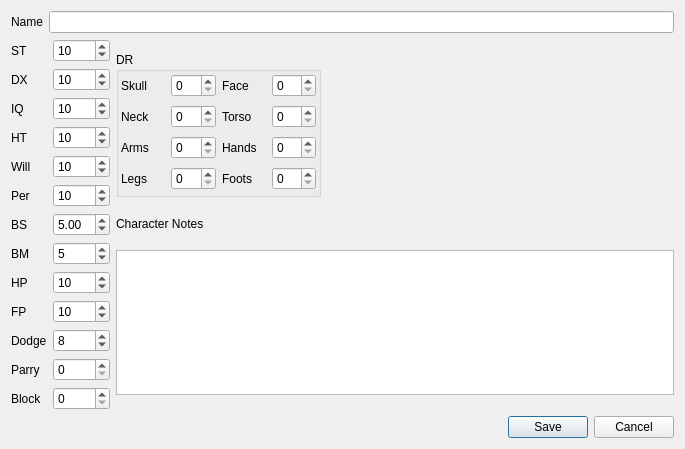
<?xml version="1.0" encoding="UTF-8"?>
<ui version="4.0">
 <class>CharacterEditor</class>
 <widget class="QDialog" name="CharacterEditor">
  <property name="geometry">
   <rect>
    <x>0</x>
    <y>0</y>
    <width>685</width>
    <height>417</height>
   </rect>
  </property>
  <property name="windowTitle">
   <string>Character editor</string>
  </property>
  <layout class="QVBoxLayout" name="verticalLayout_2">
   <property name="sizeConstraint">
    <enum>QLayout::SetDefaultConstraint</enum>
   </property>
   <item>
    <layout class="QHBoxLayout" name="horizontalLayout">
     <item>
      <widget class="QLabel" name="label_5">
       <property name="text">
        <string>Name</string>
       </property>
      </widget>
     </item>
     <item>
      <widget class="QLineEdit" name="leName"/>
     </item>
    </layout>
   </item>
   <item>
    <layout class="QHBoxLayout" name="horizontalLayout_2">
     <item>
      <layout class="QFormLayout" name="formLayout">
       <item row="0" column="0">
        <widget class="QLabel" name="label">
         <property name="text">
          <string>ST</string>
         </property>
        </widget>
       </item>
       <item row="0" column="1">
        <widget class="QSpinBox" name="sbST">
         <property name="value">
          <number>10</number>
         </property>
        </widget>
       </item>
       <item row="1" column="0">
        <widget class="QLabel" name="label_2">
         <property name="text">
          <string>DX</string>
         </property>
        </widget>
       </item>
       <item row="1" column="1">
        <widget class="QSpinBox" name="sbDX">
         <property name="value">
          <number>10</number>
         </property>
        </widget>
       </item>
       <item row="2" column="0">
        <widget class="QLabel" name="label_3">
         <property name="text">
          <string>IQ</string>
         </property>
        </widget>
       </item>
       <item row="2" column="1">
        <widget class="QSpinBox" name="sbIQ">
         <property name="value">
          <number>10</number>
         </property>
        </widget>
       </item>
       <item row="3" column="0">
        <widget class="QLabel" name="label_4">
         <property name="text">
          <string>HT</string>
         </property>
        </widget>
       </item>
       <item row="3" column="1">
        <widget class="QSpinBox" name="sbHT">
         <property name="value">
          <number>10</number>
         </property>
        </widget>
       </item>
       <item row="4" column="0">
        <widget class="QLabel" name="label_9">
         <property name="text">
          <string>Will</string>
         </property>
        </widget>
       </item>
       <item row="4" column="1">
        <widget class="QSpinBox" name="sbWill">
         <property name="value">
          <number>10</number>
         </property>
        </widget>
       </item>
       <item row="5" column="0">
        <widget class="QLabel" name="label_10">
         <property name="text">
          <string>Per</string>
         </property>
        </widget>
       </item>
       <item row="5" column="1">
        <widget class="QSpinBox" name="sbPer">
         <property name="value">
          <number>10</number>
         </property>
        </widget>
       </item>
       <item row="6" column="0">
        <widget class="QLabel" name="label_11">
         <property name="text">
          <string>BS</string>
         </property>
        </widget>
       </item>
       <item row="6" column="1">
        <widget class="QDoubleSpinBox" name="sbBS">
         <property name="singleStep">
          <double>0.250000000000000</double>
         </property>
         <property name="value">
          <double>5.000000000000000</double>
         </property>
        </widget>
       </item>
       <item row="7" column="0">
        <widget class="QLabel" name="label_12">
         <property name="text">
          <string>BM</string>
         </property>
        </widget>
       </item>
       <item row="7" column="1">
        <widget class="QSpinBox" name="sbBM">
         <property name="value">
          <number>5</number>
         </property>
        </widget>
       </item>
       <item row="8" column="0">
        <widget class="QLabel" name="label_6">
         <property name="text">
          <string>HP</string>
         </property>
        </widget>
       </item>
       <item row="8" column="1">
        <widget class="QSpinBox" name="sbHP">
         <property name="value">
          <number>10</number>
         </property>
        </widget>
       </item>
       <item row="9" column="0">
        <widget class="QLabel" name="label_7">
         <property name="text">
          <string>FP</string>
         </property>
        </widget>
       </item>
       <item row="9" column="1">
        <widget class="QSpinBox" name="sbFP">
         <property name="value">
          <number>10</number>
         </property>
        </widget>
       </item>
       <item row="10" column="0">
        <widget class="QLabel" name="label_13">
         <property name="text">
          <string>Dodge</string>
         </property>
        </widget>
       </item>
       <item row="10" column="1">
        <widget class="QSpinBox" name="sbDodge">
         <property name="value">
          <number>8</number>
         </property>
        </widget>
       </item>
       <item row="11" column="0">
        <widget class="QLabel" name="label_14">
         <property name="text">
          <string>Parry</string>
         </property>
        </widget>
       </item>
       <item row="11" column="1">
        <widget class="QSpinBox" name="sbParry"/>
       </item>
       <item row="12" column="0">
        <widget class="QLabel" name="label_15">
         <property name="text">
          <string>Block</string>
         </property>
        </widget>
       </item>
       <item row="12" column="1">
        <widget class="QSpinBox" name="sbBlock"/>
       </item>
      </layout>
     </item>
     <item>
      <layout class="QVBoxLayout" name="verticalLayout">
       <item>
        <widget class="QGroupBox" name="groupBox">
         <property name="sizePolicy">
          <sizepolicy hsizetype="Preferred" vsizetype="Preferred">
           <horstretch>0</horstretch>
           <verstretch>0</verstretch>
          </sizepolicy>
         </property>
         <property name="minimumSize">
          <size>
           <width>205</width>
           <height>145</height>
          </size>
         </property>
         <property name="maximumSize">
          <size>
           <width>205</width>
           <height>145</height>
          </size>
         </property>
         <property name="title">
          <string>DR</string>
         </property>
         <layout class="QGridLayout" name="gridLayout">
          <property name="leftMargin">
           <number>2</number>
          </property>
          <property name="topMargin">
           <number>0</number>
          </property>
          <property name="rightMargin">
           <number>2</number>
          </property>
          <property name="bottomMargin">
           <number>0</number>
          </property>
          <item row="0" column="0">
           <widget class="QLabel" name="label_16">
            <property name="text">
             <string>Skull</string>
            </property>
           </widget>
          </item>
          <item row="0" column="1">
           <widget class="QSpinBox" name="sbDrSkull"/>
          </item>
          <item row="0" column="2">
           <widget class="QLabel" name="label_17">
            <property name="text">
             <string>Face</string>
            </property>
           </widget>
          </item>
          <item row="0" column="3">
           <widget class="QSpinBox" name="sbDrFace"/>
          </item>
          <item row="1" column="0">
           <widget class="QLabel" name="label_18">
            <property name="frameShape">
             <enum>QFrame::NoFrame</enum>
            </property>
            <property name="text">
             <string>Neck</string>
            </property>
           </widget>
          </item>
          <item row="1" column="1">
           <widget class="QSpinBox" name="sbDrNeck"/>
          </item>
          <item row="1" column="2">
           <widget class="QLabel" name="label_19">
            <property name="text">
             <string>Torso</string>
            </property>
           </widget>
          </item>
          <item row="1" column="3">
           <widget class="QSpinBox" name="sbDrTorso"/>
          </item>
          <item row="2" column="0">
           <widget class="QLabel" name="label_20">
            <property name="text">
             <string>Arms</string>
            </property>
           </widget>
          </item>
          <item row="2" column="1">
           <widget class="QSpinBox" name="sbDrArms"/>
          </item>
          <item row="2" column="2">
           <widget class="QLabel" name="label_22">
            <property name="text">
             <string>Hands</string>
            </property>
           </widget>
          </item>
          <item row="2" column="3">
           <widget class="QSpinBox" name="sbDrHands"/>
          </item>
          <item row="3" column="0">
           <widget class="QLabel" name="label_21">
            <property name="text">
             <string>Legs</string>
            </property>
           </widget>
          </item>
          <item row="3" column="1">
           <widget class="QSpinBox" name="sbDrLegs"/>
          </item>
          <item row="3" column="2">
           <widget class="QLabel" name="label_23">
            <property name="text">
             <string>Foots</string>
            </property>
           </widget>
          </item>
          <item row="3" column="3">
           <widget class="QSpinBox" name="sbDrFoots"/>
          </item>
         </layout>
        </widget>
       </item>
       <item>
        <widget class="QLabel" name="label_27">
         <property name="sizePolicy">
          <sizepolicy hsizetype="Expanding" vsizetype="Fixed">
           <horstretch>0</horstretch>
           <verstretch>0</verstretch>
          </sizepolicy>
         </property>
         <property name="minimumSize">
          <size>
           <width>0</width>
           <height>15</height>
          </size>
         </property>
         <property name="maximumSize">
          <size>
           <width>16777215</width>
           <height>15</height>
          </size>
         </property>
         <property name="text">
          <string>Character Notes</string>
         </property>
        </widget>
       </item>
       <item>
        <widget class="QTextEdit" name="teNotes">
         <property name="sizePolicy">
          <sizepolicy hsizetype="Expanding" vsizetype="Expanding">
           <horstretch>0</horstretch>
           <verstretch>0</verstretch>
          </sizepolicy>
         </property>
         <property name="minimumSize">
          <size>
           <width>0</width>
           <height>145</height>
          </size>
         </property>
         <property name="maximumSize">
          <size>
           <width>16777215</width>
           <height>145</height>
          </size>
         </property>
        </widget>
       </item>
      </layout>
     </item>
    </layout>
   </item>
   <item>
    <widget class="QDialogButtonBox" name="buttonBox">
     <property name="orientation">
      <enum>Qt::Horizontal</enum>
     </property>
     <property name="standardButtons">
      <set>QDialogButtonBox::Cancel|QDialogButtonBox::Save</set>
     </property>
     <property name="centerButtons">
      <bool>false</bool>
     </property>
    </widget>
   </item>
  </layout>
 </widget>
 <resources/>
 <connections>
  <connection>
   <sender>buttonBox</sender>
   <signal>accepted()</signal>
   <receiver>CharacterEditor</receiver>
   <slot>accept()</slot>
   <hints>
    <hint type="sourcelabel">
     <x>248</x>
     <y>254</y>
    </hint>
    <hint type="destinationlabel">
     <x>157</x>
     <y>274</y>
    </hint>
   </hints>
  </connection>
  <connection>
   <sender>buttonBox</sender>
   <signal>rejected()</signal>
   <receiver>CharacterEditor</receiver>
   <slot>reject()</slot>
   <hints>
    <hint type="sourcelabel">
     <x>316</x>
     <y>260</y>
    </hint>
    <hint type="destinationlabel">
     <x>286</x>
     <y>274</y>
    </hint>
   </hints>
  </connection>
 </connections>
</ui>
